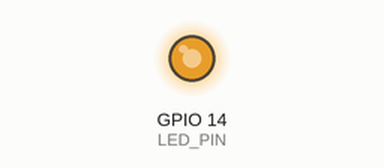
The program below on a simulated Raspberry Pi (BCM pin numbers). On the bench: output pins drawn as LEDs (lit = HIGH). At 9.0 s the program stops and its outputs stay as they are.

Above: at 0.1 s.
At 3.1 s:
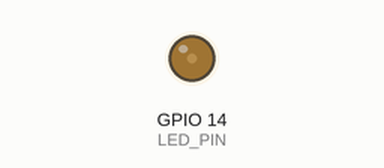
At 9.1 s:
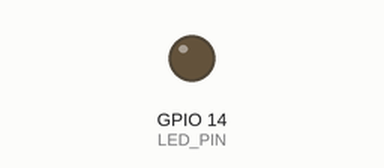
Timing chart, 0 to 10.5 s (numbered marks = the images above):
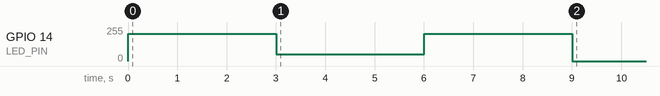

The program:

led_pwm.py
```python
# coding: UTF-8
import RPi.GPIO as GPIO # I/O from GPIO
import time

LED_PIN = 14    # Use GPIO no.14
PWM_DUTY = 80   # Output ratio 0~100

GPIO.setmode(GPIO.BCM)  # Set using GPIO no. mode
GPIO.setup(LED_PIN, GPIO.OUT)   # Set the GPIO no. to output mode

pwmout = GPIO.PWM(LED_PIN, 50)  # Output in 50Hz PWM
pwmout.start(0)
pwmout.ChangeDutyCycle(80)    # Output PWM in PWM_DUTY
time.sleep(3)
pwmout.ChangeDutyCycle(20)    # Output PWM in PWM_DUTY
time.sleep(3)
pwmout.ChangeDutyCycle(80)    # Output PWM in PWM_DUTY
time.sleep(3)
pwmout.stop()   # Stop PWM output
```

Measured:
- by itself, GPIO 14 (LED_PIN): 0/255 → 204/255 at 0.00 s, → 51/255 3.0 s later, → 204/255 3.0 s later, → 0/255 3.0 s later
